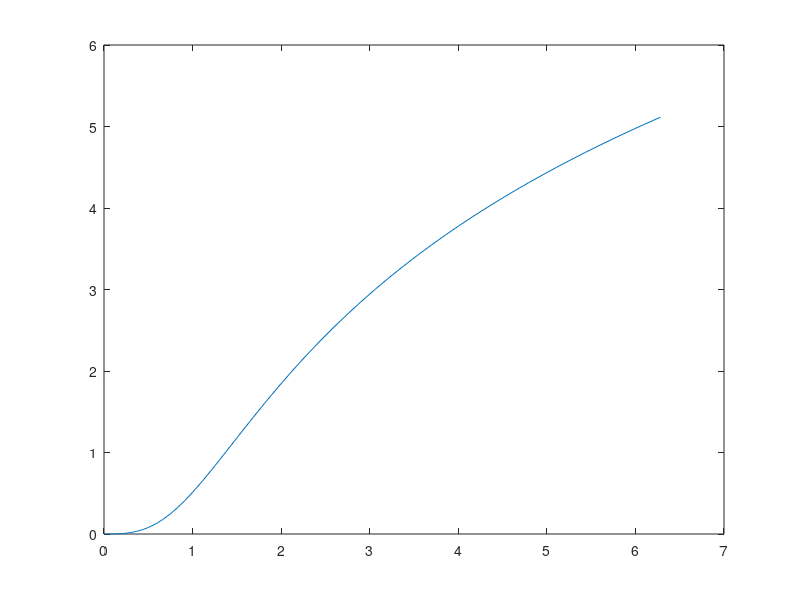

The MATLAB source for this figure:
%Przykład11_1
%Skrypt rozwiązuje równanie różniczkowe pierwszego rzedu

MojaFunkcja=@(t,y) 2*t.^2.*exp(-y);
[t,y]=ode45(MojaFunkcja,[0 2*pi], 0);
plot(t,y)

